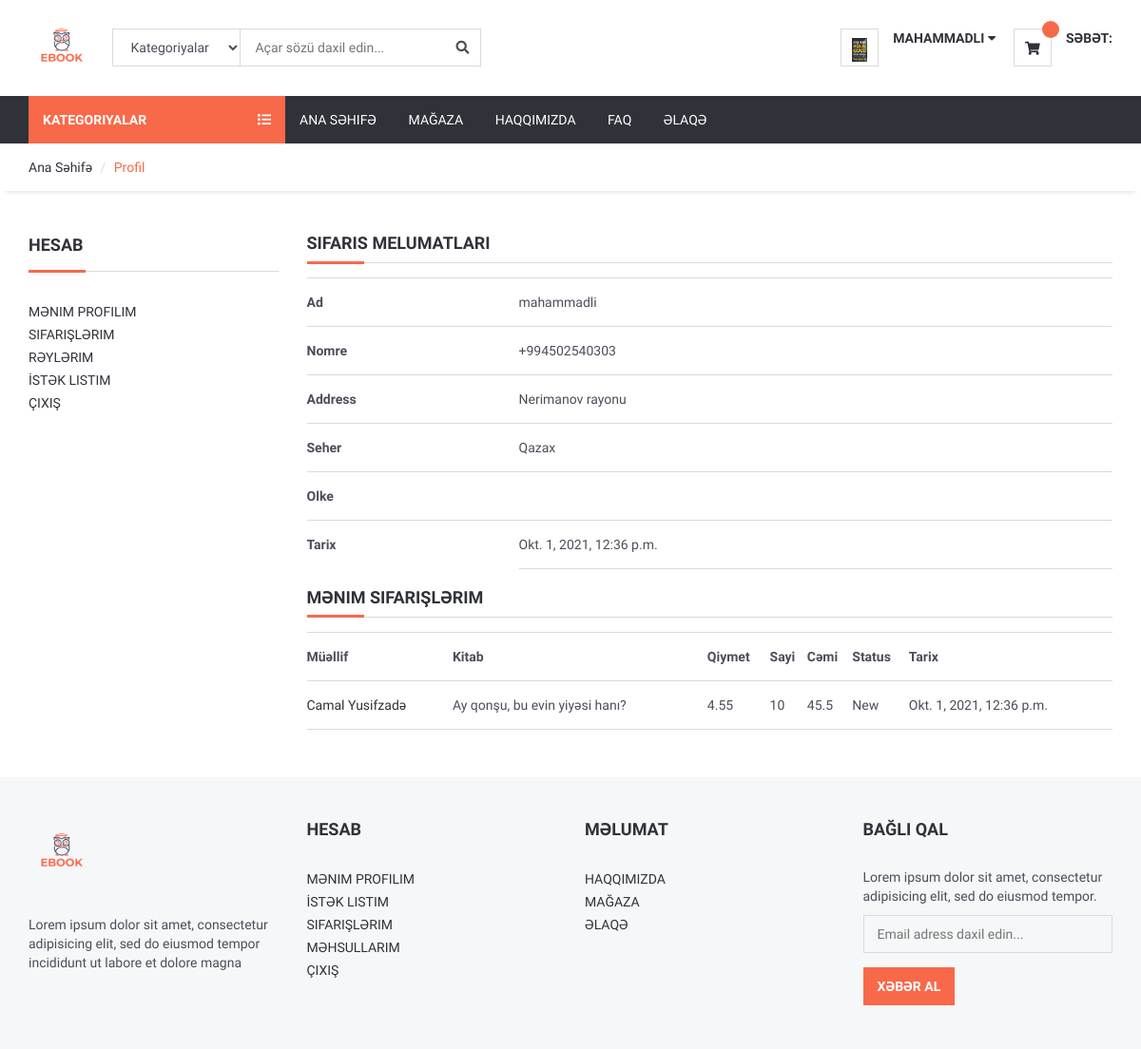
/user/orderdetail/8 (signed in), run on the app's committed database.
### home/models.py (models this page shows, shortened)
class UserProfile(models.Model):
    user = models.OneToOneField(User,on_delete=models.CASCADE)
    phone = models.CharField(blank=True,max_length=20)
    address = models.CharField(blank=True,max_length=150)
    city = models.CharField(blank=True,max_length=20)
    country = models.CharField(blank=True,max_length=20)
    image = models.ImageField(blank=True,upload_to='images/users/')
    def image_tag(self):
        return mark_safe('<img src ="{}" height = "25"'.format(self.image.url))
    image_tag.short_description = 'Image'

### order/models.py (models this page shows, shortened)
class Order(models.Model):
    STATUS = (
        ('Yeni','Yeni'),
        ('Qəbul olundu','Qəbul olundu'),
        ('Yolda','Yolda'),
        ('Tamamlandı','Tamamlandı'),
        ('Ləğv olundu','Ləğv olundu')
    )
    user = models.ForeignKey(User,on_delete=models.SET_NULL,null=True)
    code = models.CharField(max_length=5,editable=False)
    first_name = models.CharField(max_length=155)
    last_name = models.CharField(max_length=155)
    phone = models.CharField(blank=True,max_length=155)
    address = models.CharField(blank=True,max_length=155)
    city = models.CharField(blank=True,max_length=155)
    country = models.CharField(blank=True,max_length=155)
    total = models.FloatField()
    status = models.CharField(max_length=155,choices=STATUS,default='Yeni')
    ip = models.CharField(blank=True,max_length=55)
    adminnote = models.CharField(blank=True,max_length=100)
    create_at = models.DateTimeField(auto_now_add=True)
    update_at = models.DateTimeField(auto_now=True)

class OrderProduct(models.Model):
    STATUS = (
        ('Yeni','Yeni'),
        ('Qəbul olundu','Qəbul olundu'),
        ('Ləğv olundu','Ləğv olundu')
    )
    order = models.ForeignKey(Order,on_delete=models.CASCADE)
    user = models.ForeignKey(User,on_delete=models.CASCADE)
    product = models.ForeignKey(Product,on_delete=models.CASCADE)
    quantity = models.IntegerField()
    price = models.FloatField()
    amount = models.FloatField()
    status = models.CharField(max_length=15,choices=STATUS,default='Yeni')
    create_at = models.DateTimeField(auto_now_add=True)
    update_at = models.DateTimeField(auto_now=True)

### product/models.py (models this page shows, shortened)
class Product(models.Model):
    STATUS = (
        ('Var','Beli'),
        ('Yox','Xeyr')
    )
    category = models.ForeignKey(Category,on_delete=models.CASCADE)
    author = models.CharField(max_length=100)
    title = models.CharField(max_length=30)
    keywords = models.CharField(blank=True,max_length=255)
    description = models.CharField(blank=True,max_length=255)
    image = models.ImageField(blank = True, null=True, upload_to = 'images/',default='uploads/images/indir.jpg')
    price = models.FloatField()
    oldprice = models.FloatField()
    amount = models.IntegerField()
    detail = RichTextUploadingField()
    slug = models.SlugField(unique=True,null=False)
    status = models.CharField(max_length=10,choices=STATUS , default=True)
    favorite = models.ManyToManyField(User , related_name='favorite',blank=True , default=None)
    created_at = models.DateTimeField(auto_now_add=True)
    update_at = models.DateTimeField(auto_now=True)
    product_view = models.PositiveIntegerField(default=0,blank=True,null=True)
    def image_tag(self):
        return mark_safe('<img src ="{}" height = "50"'.format(self.image.url))
    image_tag.short_description = 'Image'

### user/views.py (the view)
# urls.py: path('orderdetail/<int:id>',views.order_detail,name='orders'),
@login_required(login_url='/login')
def order_detail(request,id):
    category = Category.objects.all()
    current_user = request.user
    order = Order.objects.get(user_id = current_user.id,id=id)
    orderItems = OrderProduct.objects.filter(order_id = id)
    context = {
        'category':category,
        'order':order,
        'orderItems':orderItems,
    }
    return render(request,'user_order_detail.html',context)

### user/templates/user_order_detail.html (shortened to what this page needs)
{% extends "homebase.html" %}
{% block sidebar %}
  {% include "sidebar.html" %}
{% endblock sidebar %}
{% block content %}
<div id="breadcrumb">
    <div class="container">
        <ul class="breadcrumb">
            <li><a href="/">Ana Səhifə</a></li>
            <li class="active">Profil</li>
        </ul>
    </div>
</div>
<div class="section">
    <div class="container">
        <div class="row">
            <div class="col-md-3">
                {% include "user_panel.html" %}
            </div>
            <div class="col-md-9">
                <div class="section-title">
                    <h4 class="title">Sifaris Melumatlari</h4>
                </div>
                <table class="shopping-cart-table table">
                        <tr>
                        <th class="text-left">Ad</th>
                        <td class="text-left">{{ order.first_name}}</td>
                        </tr>
                    <tr>
                        <th class="text-left">Nomre</th>
                        <td class="text-left">{{ order.phone }}</td>
                    </tr>
                    <tr>
                        <th class="text-left">Address</th>
                        <td class="text-left">{{ order.address }}</td>
                    </tr>
                    <tr>
                        <th class="text-left">Seher</th>
                        <td class="text-left">{{ order.city }}</td>
                    </tr>
                    <tr>
                        <th class="text-left">Olke</th>
                        <td class="text-left">{{ order.country }}</td>
                    </tr>
                    <tr>
                        <th class="text-left">Tarix</th>
                        <td class="text-left">{{ order.create_at }}</td>
                    </tr>
            </table>
                <div class="section-title">
                    <h4 class="title">
                        Mənim Sifarişlərim
                    </h4>
                </div>
                <table class="shopping-cart-table table">
                <tr>
                    <th class="text-left">Müəllif</th>
                    <th class="text-left">Kitab </th>
                    <th class="text-left">Qiymet</th>
                    <th class="text-left">Sayi</th>
                    <th class="text-left">Cəmi</th>
                    <th class="text-left">Status</th>
                    <th class="text-left">Tarix</th>
                </tr>
                    {% for data in orderItems %}
                    <tr>
                        <td class="text-left"><a href="/product/{{data.product_id}}/{{data.product.slug}}">{{ data.product.author}}</a></td>
                        <td class="text-left">{{ data.product.title}}</td>
                        <td class="text-left">{{ data.price}}</td>
                        <td class="text-left">{{ data.quantity}}</td>
                        <td class="text-left">{{ data.amount}}</td>
                        <td class="text-left">{{ data.status}}</td>
                        <td class="text-left">{{ data.create_at}}</td>
                    </tr>
                    {% endfor %}
                </table>
            </div>
        </div>
    </div>
</div>
{% endblock content %}

### home/templates/header.html (shortened to what this page needs)
{% load static %}
<header>
    <div id="header">
        <div class="container">
            <div class="pull-left">
                <div  class="header-logo">
                    <a class="logo" href="/">
                        <img  src="{%static './img/logobook.png' %}" alt="">
                    </a>
                </div>
                <div class="header-search">
                    <form action="/search/" method="post">
                        <input id="query" name="query" class="input search-input" type="text" placeholder="Açar sözü daxil edin...">
                        {% load mptt_tags %}
                        <select name="katid" class='input search-categories'>
                            <option value="0">Kategoriyalar</option>
                        </select>
                        <button class="search-btn"><i class="fa fa-search"></i></button>
                    </form>
                </div>
            </div>
            <div class="pull-right">
                <ul class="header-btns">
                    <li class="header-account dropdown default-dropdown">
                        {% if user.id is not None %}
                        <div class="dropdown-toggle" role="button" data-toggle="dropdown" aria-expanded="true">
                            <div class="header-btns-icon">
                                <img style="height: 25px;" src="{{ request.user.userprofile.image.url }}" alt="">
                            </div>
                            <strong class="text-uppercase">{{user.first_name}} <i class="fa fa-caret-down"></i></strong>
                        </div>
                        {% else %}
                        <a href="/login/" class="text-uppercase">Daxil Ol</a> / <a href="/user/register/" class="text-uppercase">Qeydiyyat</a>
                        {% endif %}
                    </li>
                    {% if request.session.cart_items == 0 %}
                    <li class="header-cart dropdown default-dropdown">
                        <a href="/">
                            <div class="header-btns-icon">
                                <i class="fa fa-shopping-cart"></i>
                                <span  class="qty">{{ request.session.cart_items }}</span>
                            </div>
                            <strong class="text-uppercase">Səbət:</strong>
                        </a>
                    </li>
                      {% else %}
                      <li class="header-cart dropdown default-dropdown">
                        <a href="/shopcart/">
                            <div class="header-btns-icon">
                                <i class="fa fa-shopping-cart"></i>
                                <span  class="qty">{{ request.session.cart_items }}</span>
                            </div>
                            <strong class="text-uppercase">Səbət:</strong>
                        </a>
                    </li>
                    {% endif %}
                </ul>
            </div>
        </div>
    </div>
</header>

### home/static/css/style.css (style rules this page uses)
body { font-family: 'Hind', sans-serif; color: #4A4E5A; overflow-x: hidden; }
h1, h2, h3, h4, h5, h6 { color: #30323A; margin: 0 0 10px; font-weight: 700; }
a { color: #30323A; -webkit-transition: 0.3s color; transition: 0.3s color; }
strong { color: #30323A; }
ul, ol { margin: 0; padding: 0; list-style: none }
.input { width: 100%; height: 40px; padding: 0px 15px; border: none; background-color: transparent; -webkit-box-shadow: 0px 0px 0px 1px #DADADA inset, 0px 0px 0px 5px transparent; box-shadow: 0px 0px 0px 1px #DADADA inset, 0px 0px 0px 5px transparent; -webkit-transition: 0.3s all; transition: 0.3s all; }
.section { padding-top: 30px; padding-bottom: 30px; }
.section-title { position: relative; margin-bottom: 15px; margin-top: 15px; border-bottom: 1px solid #DADADA; }
.section-title .title { display: inline-block; text-transform: uppercase; }
.section-title:after { content: ""; position: absolute; left: 0; bottom: -1.5px; height: 3px; width: 60px; background-color: #F8694A; }
#breadcrumb { -webkit-box-shadow: 0px 6px 6px -6px rgba(0, 0, 0, 0.175); box-shadow: 0px 6px 6px -6px rgba(0, 0, 0, 0.175); }
.breadcrumb { background-color: transparent; border: none; border-radius: 0px; padding: 15px 0px; margin: 0; }
.breadcrumb>.active { color: #F8694A; }
.breadcrumb>li+li:before { color: #DADADA; }
#header { padding-top: 15px; padding-bottom: 15px; }
.header-logo { display: inline-block; margin-right: 15px; }
.header-logo .logo>img { width: 100%; max-height: 70px; }
.header-search { display: inline-block; padding: 15px 0px; max-width: 400px; }
.header-search>form { position: relative; }
.header-search>form .search-input { padding-left: 150px; padding-right: 45px; }
.header-search>form .search-categories { position: absolute; left: 0px; top: 0px; width: 135px; }
.header-search>form .search-btn { position: absolute; top: 0px; right: 0px; width: 40px; height: 40px; background-color: transparent; border: none; }
.header-btns>li { display: inline-block; vertical-align: top; padding: 15px 0px; }
.header-btns>li+li { margin-left: 15px; }
.header-btns>li .header-btns-icon { position: relative; float: left; margin-right: 15px; width: 40px; height: 40px; line-height: 40px; text-align: center; color: #30323A; background-color: #FFF; border: 1px solid #DADADA; }
.header-btns .dropdown-toggle { display: block; cursor: pointer; }
.header-cart .header-btns-icon .qty { position: absolute; right: -9px; top: -9px; width: 18px; height: 18px; line-height: 18px; text-align: center; font-size: 10px; background: #F8694A; color: #FFF; border-radius: 50%; }
.shopping-cart-table>tbody>tr>td, .shopping-cart-table>tbody>tr>th, .shopping-cart-table>tfoot>tr>td, .shopping-cart-table>tfoot>tr>th, .shopping-cart-table>thead>tr>td, .shopping-cart-table>thead>tr>th { padding: 15px 0px; vertical-align: middle; border-top: 1px solid #DADADA; }
.shopping-cart-table>tbody>tr:last-child>td { border-bottom: 1px solid #DADADA; }

### data on the page
Order: first_name "mahammadli", phone "+994502540303", address "Nerimanov rayonu", city "Qazax", create_at "Okt. 1, 2021, 12:36 p.m."
OrderProduct: product.author "Camal Yusifzadə", product "Ay qonşu, bu evin yiyəsi hanı?", price "4.55", quantity "10", amount "45.5", status "New", create_at "Okt. 1, 2021, 12:36 p.m."

### other printed values
{{ user.first_name }} "MAHAMMADLI"
